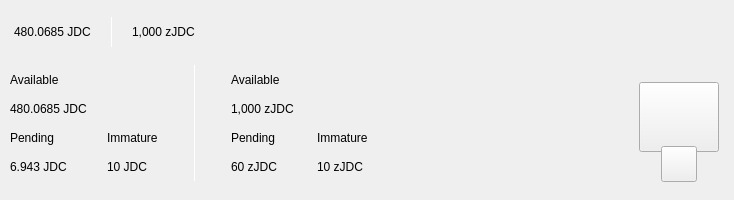
<?xml version="1.0" encoding="UTF-8"?>
<ui version="4.0">
 <class>TopBar</class>
 <widget class="QWidget" name="TopBar">
  <property name="geometry">
   <rect>
    <x>0</x>
    <y>0</y>
    <width>734</width>
    <height>200</height>
   </rect>
  </property>
  <property name="minimumSize">
   <size>
    <width>0</width>
    <height>200</height>
   </size>
  </property>
  <property name="maximumSize">
   <size>
    <width>16777215</width>
    <height>200</height>
   </size>
  </property>
  <property name="windowTitle">
   <string>Form</string>
  </property>
  <layout class="QVBoxLayout" name="verticalLayout_10" stretch="0">
   <property name="spacing">
    <number>0</number>
   </property>
   <property name="leftMargin">
    <number>0</number>
   </property>
   <property name="topMargin">
    <number>0</number>
   </property>
   <property name="rightMargin">
    <number>0</number>
   </property>
   <property name="bottomMargin">
    <number>0</number>
   </property>
   <item>
    <widget class="PFBorderImage" name="containerTop" native="true">
     <layout class="QVBoxLayout" name="verticalLayout_11">
      <property name="spacing">
       <number>0</number>
      </property>
      <property name="leftMargin">
       <number>0</number>
      </property>
      <property name="topMargin">
       <number>0</number>
      </property>
      <property name="rightMargin">
       <number>0</number>
      </property>
      <property name="bottomMargin">
       <number>0</number>
      </property>
      <item>
       <widget class="QWidget" name="top_container_2" native="true">
        <property name="minimumSize">
         <size>
          <width>0</width>
          <height>65</height>
         </size>
        </property>
        <layout class="QHBoxLayout" name="top_container">
         <property name="spacing">
          <number>0</number>
         </property>
         <property name="leftMargin">
          <number>14</number>
         </property>
         <property name="topMargin">
          <number>0</number>
         </property>
         <property name="rightMargin">
          <number>14</number>
         </property>
         <property name="bottomMargin">
          <number>0</number>
         </property>
         <item alignment="Qt::AlignVCenter">
          <widget class="QWidget" name="widgetTopAmount" native="true">
           <property name="sizePolicy">
            <sizepolicy hsizetype="Preferred" vsizetype="Maximum">
             <horstretch>0</horstretch>
             <verstretch>0</verstretch>
            </sizepolicy>
           </property>
           <layout class="QHBoxLayout" name="horizontalLayout_5">
            <property name="spacing">
             <number>0</number>
            </property>
            <property name="leftMargin">
             <number>0</number>
            </property>
            <property name="topMargin">
             <number>0</number>
            </property>
            <property name="rightMargin">
             <number>0</number>
            </property>
            <property name="bottomMargin">
             <number>0</number>
            </property>
            <item alignment="Qt::AlignTop">
             <widget class="QLabel" name="labelAmountTopJdc">
              <property name="minimumSize">
               <size>
                <width>0</width>
                <height>36</height>
               </size>
              </property>
              <property name="styleSheet">
               <string notr="true">padding:0px;margin:0px;</string>
              </property>
              <property name="text">
               <string notr="true">480.0685 JDC</string>
              </property>
             </widget>
            </item>
            <item>
             <spacer name="horizontalSpacer_11">
              <property name="orientation">
               <enum>Qt::Horizontal</enum>
              </property>
              <property name="sizeType">
               <enum>QSizePolicy::Fixed</enum>
              </property>
              <property name="sizeHint" stdset="0">
               <size>
                <width>20</width>
                <height>20</height>
               </size>
              </property>
             </spacer>
            </item>
            <item alignment="Qt::AlignVCenter">
             <widget class="QLabel" name="typeSpacerTop">
              <property name="minimumSize">
               <size>
                <width>1</width>
                <height>30</height>
               </size>
              </property>
              <property name="maximumSize">
               <size>
                <width>1</width>
                <height>30</height>
               </size>
              </property>
              <property name="styleSheet">
               <string notr="true">background-color:white;
padding:0px;
border:none;</string>
              </property>
              <property name="text">
               <string/>
              </property>
             </widget>
            </item>
            <item>
             <spacer name="horizontalSpacer_12">
              <property name="orientation">
               <enum>Qt::Horizontal</enum>
              </property>
              <property name="sizeType">
               <enum>QSizePolicy::Fixed</enum>
              </property>
              <property name="sizeHint" stdset="0">
               <size>
                <width>20</width>
                <height>20</height>
               </size>
              </property>
             </spacer>
            </item>
            <item alignment="Qt::AlignTop">
             <widget class="QLabel" name="labelAmountTopzJdc">
              <property name="minimumSize">
               <size>
                <width>0</width>
                <height>36</height>
               </size>
              </property>
              <property name="text">
               <string notr="true">1,000 zJDC</string>
              </property>
             </widget>
            </item>
           </layout>
          </widget>
         </item>
         <item>
          <spacer name="horizontalSpacer">
           <property name="orientation">
            <enum>Qt::Horizontal</enum>
           </property>
           <property name="sizeHint" stdset="0">
            <size>
             <width>40</width>
             <height>20</height>
            </size>
           </property>
          </spacer>
         </item>
         <item>
          <layout class="QHBoxLayout" name="horizontalLayout_4">
           <property name="spacing">
            <number>12</number>
           </property>
           <property name="rightMargin">
            <number>0</number>
           </property>
           <item alignment="Qt::AlignRight">
            <widget class="QWidget" name="layoutSync" native="true">
             <property name="minimumSize">
              <size>
               <width>0</width>
               <height>36</height>
              </size>
             </property>
             <property name="maximumSize">
              <size>
               <width>16777215</width>
               <height>36</height>
              </size>
             </property>
             <layout class="QVBoxLayout" name="verticalLayout_9">
              <property name="leftMargin">
               <number>0</number>
              </property>
              <property name="topMargin">
               <number>0</number>
              </property>
              <property name="rightMargin">
               <number>0</number>
              </property>
              <property name="bottomMargin">
               <number>0</number>
              </property>
              <item>
               <widget class="ExpandableButton" name="pushButtonSync" native="true">
                <property name="minimumSize">
                 <size>
                  <width>36</width>
                  <height>36</height>
                 </size>
                </property>
                <property name="maximumSize">
                 <size>
                  <width>16777215</width>
                  <height>36</height>
                 </size>
                </property>
               </widget>
              </item>
             </layout>
            </widget>
           </item>
           <item>
            <widget class="ExpandableButton" name="pushButtonHDUpgrade" native="true">
             <property name="minimumSize">
              <size>
               <width>36</width>
               <height>36</height>
              </size>
             </property>
            </widget>
           </item>
           <item>
            <widget class="ExpandableButton" name="pushButtonStack" native="true">
             <property name="minimumSize">
              <size>
               <width>36</width>
               <height>36</height>
              </size>
             </property>
            </widget>
           </item>
           <item>
            <widget class="ExpandableButton" name="pushButtonColdStaking" native="true">
             <property name="minimumSize">
              <size>
               <width>36</width>
               <height>36</height>
              </size>
             </property>
            </widget>
           </item>
           <item>
            <widget class="ExpandableButton" name="pushButtonConnection" native="true">
             <property name="minimumSize">
              <size>
               <width>36</width>
               <height>36</height>
              </size>
             </property>
            </widget>
           </item>
           <item>
            <widget class="ExpandableButton" name="pushButtonTor" native="true">
             <property name="minimumSize">
              <size>
               <width>36</width>
               <height>36</height>
              </size>
             </property>
            </widget>
           </item>
           <item>
            <widget class="ExpandableButton" name="pushButtonLock" native="true">
             <property name="sizePolicy">
              <sizepolicy hsizetype="Expanding" vsizetype="Expanding">
               <horstretch>0</horstretch>
               <verstretch>0</verstretch>
              </sizepolicy>
             </property>
             <property name="minimumSize">
              <size>
               <width>36</width>
               <height>0</height>
              </size>
             </property>
            </widget>
           </item>
           <item>
            <widget class="ExpandableButton" name="pushButtonTheme" native="true">
             <property name="minimumSize">
              <size>
               <width>36</width>
               <height>36</height>
              </size>
             </property>
             <property name="maximumSize">
              <size>
               <width>16777215</width>
               <height>36</height>
              </size>
             </property>
            </widget>
           </item>
           <item>
            <widget class="ExpandableButton" name="pushButtonFAQ" native="true">
             <property name="minimumSize">
              <size>
               <width>36</width>
               <height>36</height>
              </size>
             </property>
            </widget>
           </item>
          </layout>
         </item>
        </layout>
       </widget>
      </item>
      <item>
       <widget class="QWidget" name="bottom_container" native="true">
        <property name="minimumSize">
         <size>
          <width>0</width>
          <height>135</height>
         </size>
        </property>
        <layout class="QHBoxLayout" name="botton_container">
         <property name="leftMargin">
          <number>10</number>
         </property>
         <property name="topMargin">
          <number>0</number>
         </property>
         <property name="rightMargin">
          <number>10</number>
         </property>
         <property name="bottomMargin">
          <number>10</number>
         </property>
         <item>
          <layout class="QHBoxLayout" name="horizontalLayout_3">
           <property name="bottomMargin">
            <number>9</number>
           </property>
           <item>
            <layout class="QVBoxLayout" name="verticalLayout_7">
             <property name="spacing">
              <number>0</number>
             </property>
             <property name="leftMargin">
              <number>0</number>
             </property>
             <property name="rightMargin">
              <number>30</number>
             </property>
             <item>
              <layout class="QVBoxLayout" name="verticalLayout_2">
               <item>
                <widget class="QLabel" name="labelTitle1">
                 <property name="text">
                  <string>Available</string>
                 </property>
                </widget>
               </item>
               <item>
                <widget class="QLabel" name="labelAmountJdc">
                 <property name="text">
                  <string notr="true">480.0685 JDC</string>
                 </property>
                </widget>
               </item>
              </layout>
             </item>
             <item>
              <layout class="QHBoxLayout" name="horizontalLayout_2">
               <property name="spacing">
                <number>0</number>
               </property>
               <item>
                <layout class="QVBoxLayout" name="verticalLayout_3">
                 <item>
                  <widget class="QLabel" name="labelTitle3">
                   <property name="text">
                    <string>Pending</string>
                   </property>
                  </widget>
                 </item>
                 <item>
                  <widget class="QLabel" name="labelPendingJdc">
                   <property name="text">
                    <string notr="true">6.943 JDC</string>
                   </property>
                  </widget>
                 </item>
                </layout>
               </item>
               <item>
                <spacer name="horizontalSpacer_3">
                 <property name="orientation">
                  <enum>Qt::Horizontal</enum>
                 </property>
                 <property name="sizeType">
                  <enum>QSizePolicy::Fixed</enum>
                 </property>
                 <property name="sizeHint" stdset="0">
                  <size>
                   <width>40</width>
                   <height>20</height>
                  </size>
                 </property>
                </spacer>
               </item>
               <item>
                <layout class="QVBoxLayout" name="verticalLayout_4">
                 <item>
                  <widget class="QLabel" name="labelTitle4">
                   <property name="text">
                    <string>Immature</string>
                   </property>
                  </widget>
                 </item>
                 <item>
                  <widget class="QLabel" name="labelImmatureJdc">
                   <property name="text">
                    <string notr="true">10 JDC</string>
                   </property>
                  </widget>
                 </item>
                </layout>
               </item>
              </layout>
             </item>
            </layout>
           </item>
           <item>
            <widget class="QLabel" name="typeSpacerExpanded">
             <property name="minimumSize">
              <size>
               <width>1</width>
               <height>100</height>
              </size>
             </property>
             <property name="maximumSize">
              <size>
               <width>1</width>
               <height>16777215</height>
              </size>
             </property>
             <property name="styleSheet">
              <string notr="true">background-color:white;
padding:0px;
border:none;</string>
             </property>
             <property name="text">
              <string/>
             </property>
            </widget>
           </item>
           <item>
            <widget class="QWidget" name="zerocoinBalances" native="true">
             <layout class="QVBoxLayout" name="verticalLayout_8">
              <property name="spacing">
               <number>0</number>
              </property>
              <property name="leftMargin">
               <number>30</number>
              </property>
              <property name="topMargin">
               <number>0</number>
              </property>
              <property name="rightMargin">
               <number>0</number>
              </property>
              <property name="bottomMargin">
               <number>0</number>
              </property>
              <item>
               <layout class="QVBoxLayout" name="verticalLayout">
                <item>
                 <widget class="QLabel" name="labelTitleAvailablezJdc">
                  <property name="text">
                   <string>Available</string>
                  </property>
                 </widget>
                </item>
                <item>
                 <widget class="QLabel" name="labelAvailablezJdc">
                  <property name="text">
                   <string notr="true">1,000 zJDC</string>
                  </property>
                 </widget>
                </item>
               </layout>
              </item>
              <item>
               <layout class="QHBoxLayout" name="horizontalLayout">
                <property name="spacing">
                 <number>0</number>
                </property>
                <item>
                 <layout class="QVBoxLayout" name="verticalLayout_5">
                  <item>
                   <widget class="QLabel" name="labelTitlePendingzJdc">
                    <property name="text">
                     <string>Pending</string>
                    </property>
                   </widget>
                  </item>
                  <item>
                   <widget class="QLabel" name="labelPendingzJdc">
                    <property name="text">
                     <string notr="true">60 zJDC</string>
                    </property>
                   </widget>
                  </item>
                 </layout>
                </item>
                <item>
                 <spacer name="horizontalSpacer_4">
                  <property name="orientation">
                   <enum>Qt::Horizontal</enum>
                  </property>
                  <property name="sizeType">
                   <enum>QSizePolicy::Fixed</enum>
                  </property>
                  <property name="sizeHint" stdset="0">
                   <size>
                    <width>40</width>
                    <height>20</height>
                   </size>
                  </property>
                 </spacer>
                </item>
                <item>
                 <layout class="QVBoxLayout" name="verticalLayout_6">
                  <item>
                   <widget class="QLabel" name="labelTitleImmaturezJdc">
                    <property name="text">
                     <string>Immature</string>
                    </property>
                   </widget>
                  </item>
                  <item>
                   <widget class="QLabel" name="labelImmaturezJdc">
                    <property name="text">
                     <string notr="true">10 zJDC</string>
                    </property>
                   </widget>
                  </item>
                 </layout>
                </item>
               </layout>
              </item>
             </layout>
            </widget>
           </item>
          </layout>
         </item>
         <item>
          <spacer name="horizontalSpacer_2">
           <property name="orientation">
            <enum>Qt::Horizontal</enum>
           </property>
           <property name="sizeHint" stdset="0">
            <size>
             <width>40</width>
             <height>20</height>
            </size>
           </property>
          </spacer>
         </item>
         <item alignment="Qt::AlignHCenter|Qt::AlignVCenter">
          <widget class="QWidget" name="qrContainer" native="true">
           <property name="sizePolicy">
            <sizepolicy hsizetype="Preferred" vsizetype="Minimum">
             <horstretch>0</horstretch>
             <verstretch>0</verstretch>
            </sizepolicy>
           </property>
           <property name="minimumSize">
            <size>
             <width>90</width>
             <height>110</height>
            </size>
           </property>
           <property name="maximumSize">
            <size>
             <width>90</width>
             <height>110</height>
            </size>
           </property>
           <layout class="QVBoxLayout" name="containerQR">
            <property name="spacing">
             <number>0</number>
            </property>
            <property name="leftMargin">
             <number>5</number>
            </property>
            <property name="topMargin">
             <number>10</number>
            </property>
            <property name="rightMargin">
             <number>5</number>
            </property>
            <property name="bottomMargin">
             <number>0</number>
            </property>
            <item>
             <widget class="QPushButton" name="btnQr">
              <property name="minimumSize">
               <size>
                <width>70</width>
                <height>70</height>
               </size>
              </property>
              <property name="maximumSize">
               <size>
                <width>16777215</width>
                <height>70</height>
               </size>
              </property>
              <property name="focusPolicy">
               <enum>Qt::NoFocus</enum>
              </property>
              <property name="text">
               <string/>
              </property>
              <property name="iconSize">
               <size>
                <width>70</width>
                <height>70</height>
               </size>
              </property>
             </widget>
            </item>
            <item>
             <spacer name="verticalSpacer">
              <property name="orientation">
               <enum>Qt::Vertical</enum>
              </property>
              <property name="sizeType">
               <enum>QSizePolicy::Fixed</enum>
              </property>
              <property name="sizeHint" stdset="0">
               <size>
                <width>20</width>
                <height>20</height>
               </size>
              </property>
             </spacer>
            </item>
            <item alignment="Qt::AlignHCenter|Qt::AlignBottom">
             <widget class="QPushButton" name="pushButtonQR">
              <property name="minimumSize">
               <size>
                <width>36</width>
                <height>36</height>
               </size>
              </property>
              <property name="maximumSize">
               <size>
                <width>36</width>
                <height>36</height>
               </size>
              </property>
              <property name="focusPolicy">
               <enum>Qt::NoFocus</enum>
              </property>
              <property name="text">
               <string/>
              </property>
             </widget>
            </item>
           </layout>
          </widget>
         </item>
        </layout>
       </widget>
      </item>
     </layout>
    </widget>
   </item>
  </layout>
 </widget>
 <customwidgets>
  <customwidget>
   <class>ExpandableButton</class>
   <extends>QWidget</extends>
   <header>qt/jdcoin/expandablebutton.h</header>
   <container>1</container>
  </customwidget>
  <customwidget>
   <class>PFBorderImage</class>
   <extends>QFrame</extends>
   <header>qt/jdcoin/pfborderimage.h</header>
   <container>1</container>
  </customwidget>
 </customwidgets>
 <resources/>
 <connections/>
</ui>
